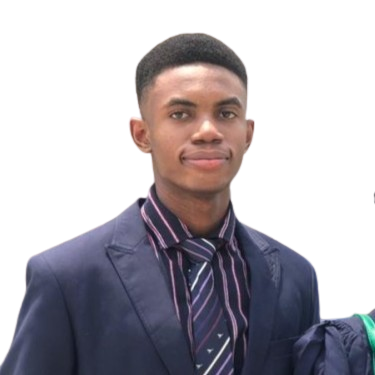
#> input picture Week 1/img/profile.png, 375 x 375 px, found by its file name
$ jupyter execute practice-3.ipynb
#> lines starting #> are read from the running program, lines starting #| are printed output that depends on the picture
# Python OpenCV | Saving an image

[cell 1]
# Python program to explain cv2.imwrite() method

# import cv2
import cv2

# importing os module
import os

# Image path
image_path = r'C:\Users\Francis\Documents\PAU\Year 4\Semester 2\CSC 418 - Special Topic Sciences In Computer Science\fokocha-ojeahCSC418\Week 1\img\profile.png'

# Image directory
directory = r'C:\Users\Francis\Documents\PAU\Year 4\Semester 2\CSC 418 - Special Topic Sciences In Computer Science\fokocha-ojeahCSC418\Week 1\img'

# Using cv2.imread() method to read the image
img = cv2.imread(image_path, 0)
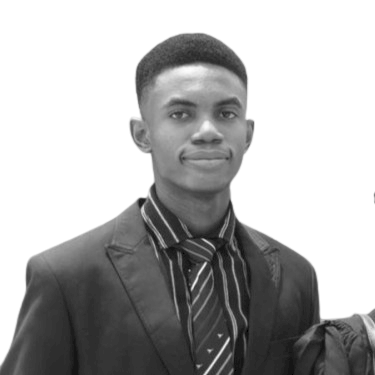
#> img: shape (375, 375); min 0, max 255, mean 177.2

# Change the current directory to specified directory
os.chdir(directory)

# List files and directories
print("Before saving image:")
print(os.listdir(directory))

# Filename
filename = 'grayImage.jpg'

#Using cv2.imwrite() method save the image
cv2.imwrite(filename, img)

# List files and directories
print("After saving image:")
print(os.listdir(directory))

print("Successfully saved")
